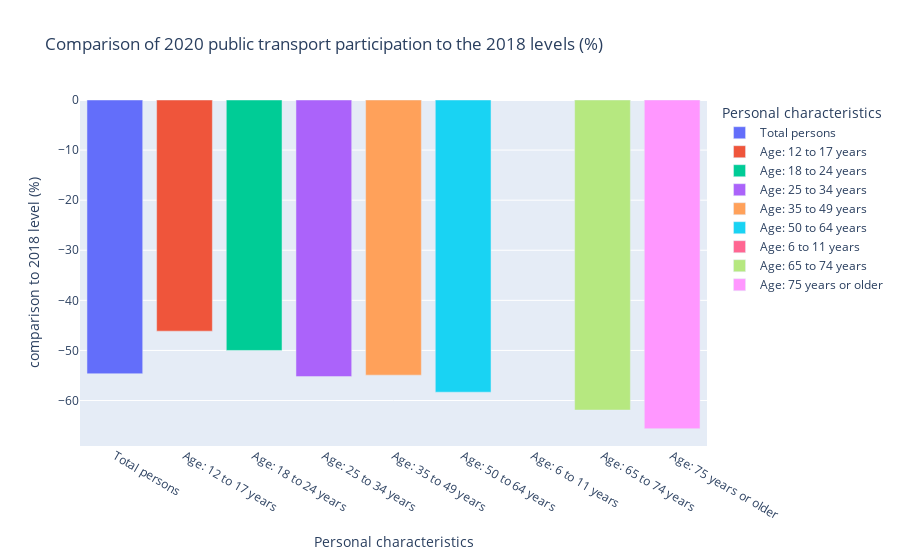

Notebook source saved alongside this figure:
### Markdown cell above
In the above graph we compare 2022 (post-covid) levels to 2018 (pre-covid) levels  
  
In terms or percentages, the average variation (variation for the total) is - 29%.  
Even if the variation was higher in terms of raw numbers for the younger age groups, proportionnaly the drop was bigger for age groups over 35 years old.
One explanation could be that, since these groups were already using public transports less than other groups, people from these older age groups were more likely to stop taking public transport, or at least decrease significantly their use of public transport. Furthermore, maybe these groups have more alternatives to public transport than younger age groups, for example access to a car.  
Thus we can make an hypothesis : the younger categories contain more regular users of public transport, whose use of public transport haven't decreased that much, whereas older age groups are composed of occasionnal users of public transport, who could switch to another mode of transportation more easily. This interpretation seems to be backed up by the fact that pesons between 12 to 17 years, who have few alternatives to public transport, at least for long distances, have known the smallest relative decrease in use of public transport.

### Code cell
# Creation of a graph showing the
# difference between 2020 and 2018 levels relative to the 2018 level
px.bar(data_frame = df_age2[(df_age2['Topic'] == 2020)], x='Personal characteristics',
        y='comparison to 2018 level (%)', color='Personal characteristics',
        title = 'Comparison of 2020 public transport participation to the 2018 levels (%)')

### Figure 1 — Plotly figure (JSON) as saved in the notebook; plotly's stock layout.template omitted (floating-point values rounded to 4 significant figures)
{"data": [{"alignmentgroup": "True", "hovertemplate": "Personal characteristics=%{x}<br>comparison to 2018 level (%)=%{y}<extra></extra>", "legendgroup": "Total persons", "marker": {"color": "#636efa", "pattern": {"shape": ""}}, "name": "Total persons", "offsetgroup": "Total persons", "orientation": "v", "showlegend": true, "textposition": "auto", "type": "bar", "x": ["Total persons"], "xaxis": "x", "y": [-54.65], "yaxis": "y"}, {"alignmentgroup": "True", "hovertemplate": "Personal characteristics=%{x}<br>comparison to 2018 level (%)=%{y}<extra></extra>", "legendgroup": "Age: 12 to 17 years", "marker": {"color": "#EF553B", "pattern": {"shape": ""}}, "name": "Age: 12 to 17 years", "offsetgroup": "Age: 12 to 17 years", "orientation": "v", "showlegend": true, "textposition": "auto", "type": "bar", "x": ["Age: 12 to 17 years"], "xaxis": "x", "y": [-46.15], "yaxis": "y"}, {"alignmentgroup": "True", "hovertemplate": "Personal characteristics=%{x}<br>comparison to 2018 level (%)=%{y}<extra></extra>", "legendgroup": "Age: 18 to 24 years", "marker": {"color": "#00cc96", "pattern": {"shape": ""}}, "name": "Age: 18 to 24 years", "offsetgroup": "Age: 18 to 24 years", "orientation": "v", "showlegend": true, "textposition": "auto", "type": "bar", "x": ["Age: 18 to 24 years"], "xaxis": "x", "y": [-50], "yaxis": "y"}, {"alignmentgroup": "True", "hovertemplate": "Personal characteristics=%{x}<br>comparison to 2018 level (%)=%{y}<extra></extra>", "legendgroup": "Age: 25 to 34 years", "marker": {"color": "#ab63fa", "pattern": {"shape": ""}}, "name": "Age: 25 to 34 years", "offsetgroup": "Age: 25 to 34 years", "orientation": "v", "showlegend": true, "textposition": "auto", "type": "bar", "x": ["Age: 25 to 34 years"], "xaxis": "x", "y": [-55.22], "yaxis": "y"}, {"alignmentgroup": "True", "hovertemplate": "Personal characteristics=%{x}<br>comparison to 2018 level (%)=%{y}<extra></extra>", "legendgroup": "Age: 35 to 49 years", "marker": {"color": "#FFA15A", "pattern": {"shape": ""}}, "name": "Age: 35 to 49 years", "offsetgroup": "Age: 35 to 49 years", "orientation": "v", "showlegend": true, "textposition": "auto", "type": "bar", "x": ["Age: 35 to 49 years"], "xaxis": "x", "y": [-54.93], "yaxis": "y"}, {"alignmentgroup": "True", "hovertemplate": "Personal characteristics=%{x}<br>comparison to 2018 level (%)=%{y}<extra></extra>", "legendgroup": "Age: 50 to 64 years", "marker": {"color": "#19d3f3", "pattern": {"shape": ""}}, "name": "Age: 50 to 64 years", "offsetgroup": "Age: 50 to 64 years", "orientation": "v", "showlegend": true, "textposition": "auto", "type": "bar", "x": ["Age: 50 to 64 years"], "xaxis": "x", "y": [-58.33], "yaxis": "y"}, {"alignmentgroup": "True", "hovertemplate": "Personal characteristics=%{x}<br>comparison to 2018 level (%)=%{y}<extra></extra>", "legendgroup": "Age: 6 to 11 years", "marker": {"color": "#FF6692", "pattern": {"shape": ""}}, "name": "Age: 6 to 11 years", "offsetgroup": "Age: 6 to 11 years", "orientation": "v", "showlegend": true, "textposition": "auto", "type": "bar", "x": ["Age: 6 to 11 years"], "xaxis": "x", "y": [null], "yaxis": "y"}, {"alignmentgroup": "True", "hovertemplate": "Personal characteristics=%{x}<br>comparison to 2018 level (%)=%{y}<extra></extra>", "legendgroup": "Age: 65 to 74 years", "marker": {"color": "#B6E880", "pattern": {"shape": ""}}, "name": "Age: 65 to 74 years", "offsetgroup": "Age: 65 to 74 years", "orientation": "v", "showlegend": true, "textposition": "auto", "type": "bar", "x": ["Age: 65 to 74 years"], "xaxis": "x", "y": [-61.9], "yaxis": "y"}, {"alignmentgroup": "True", "hovertemplate": "Personal characteristics=%{x}<br>comparison to 2018 level (%)=%{y}<extra></extra>", "legendgroup": "Age: 75 years or older", "marker": {"color": "#FF97FF", "pattern": {"shape": ""}}, "name": "Age: 75 years or older", "offsetgroup": "Age: 75 years or older", "orientation": "v", "showlegend": true, "textposition": "auto", "type": "bar", "x": ["Age: 75 years or older"], "xaxis": "x", "y": [-65.62], "yaxis": "y"}], "layout": {"barmode": "relative", "legend": {"title": {"text": "Personal characteristics"}, "tracegroupgap": 0}, "title": {"text": "Comparison of 2020 public transport participation to the 2018 levels (%)"}, "xaxis": {"anchor": "y", "categoryarray": ["Total persons", "Age: 12 to 17 years", "Age: 18 to 24 years", "Age: 25 to 34 years", "Age: 35 to 49 years", "Age: 50 to 64 years", "Age: 6 to 11 years", "Age: 65 to 74 years", "Age: 75 years or older"], "categoryorder": "array", "domain": [0, 1], "title": {"text": "Personal characteristics"}}, "yaxis": {"anchor": "x", "domain": [0, 1], "title": {"text": "comparison to 2018 level (%)"}}}}
